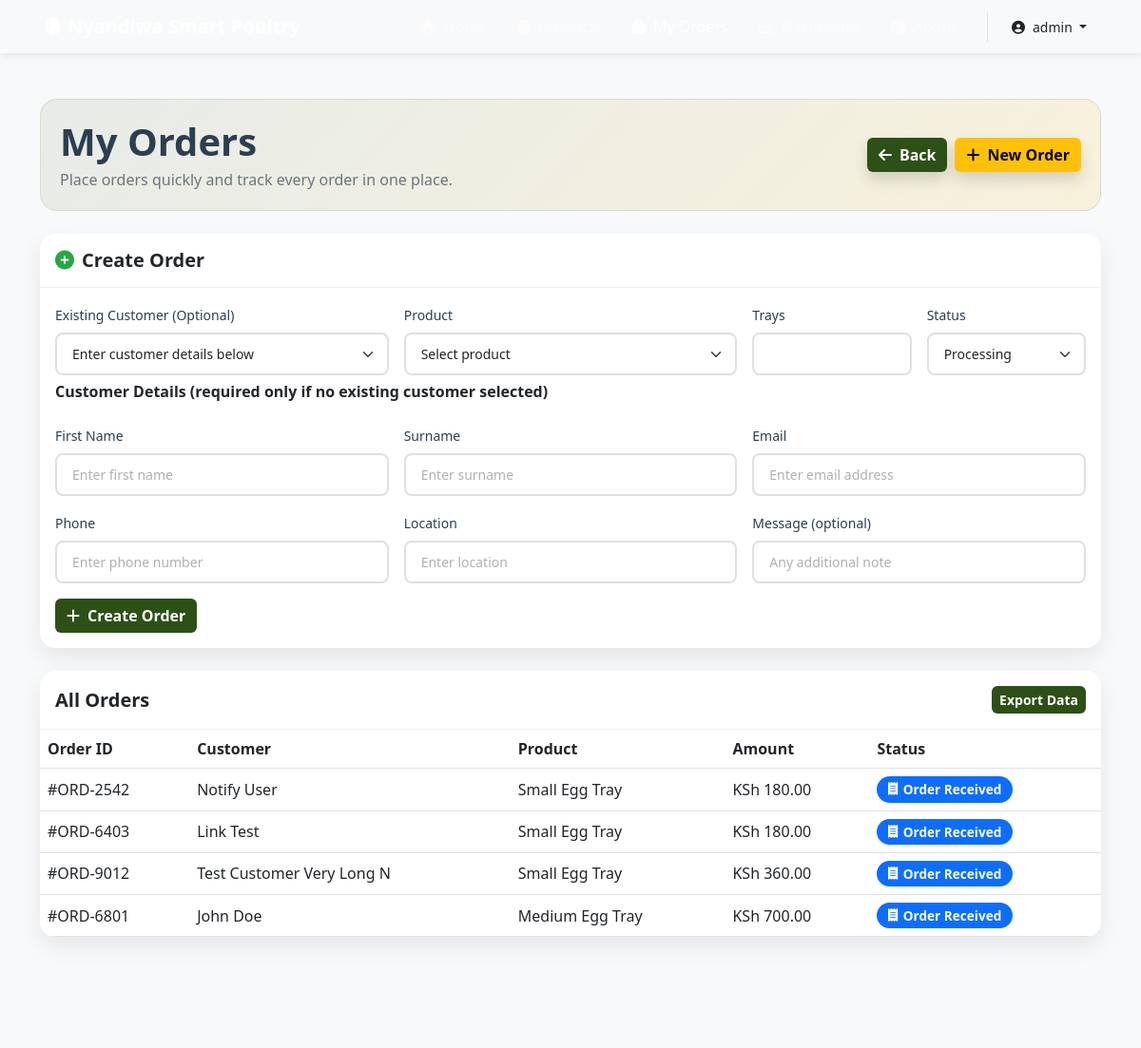
/orders/ (signed in, upper part), run on an earlier commit of the app's database.
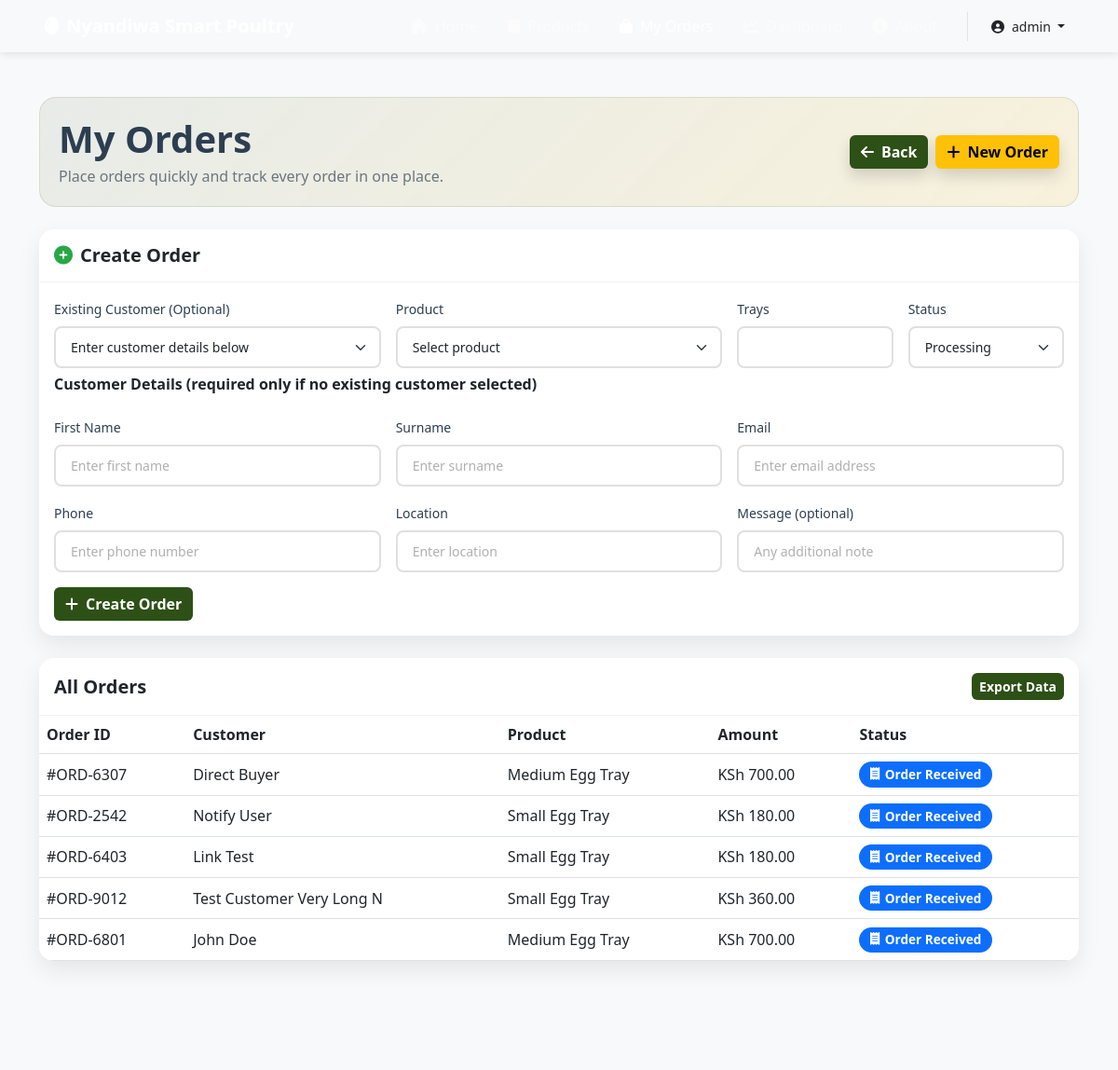
And on a later commit of the database.
### chickapp/models.py (models this page shows, shortened)
class order(models.Model):
    STATUS_PROCESSING = "processing"
    STATUS_IN_TRANSIT = "in_transit"
    STATUS_DELIVERED = "delivered"
    STATUS_CANCELLED = "cancelled"
    STATUS_CHOICES = [
        (STATUS_PROCESSING, "Processing"),
        (STATUS_IN_TRANSIT, "In Transit"),
        (STATUS_DELIVERED, "Delivered"),
        (STATUS_CANCELLED, "Cancelled"),
    ]
    PAYMENT_MPESA = "mpesa"
    PAYMENT_AIRTEL = "airtel_money"
    PAYMENT_CASH = "cash"
    PAYMENT_METHOD_CHOICES = [
        (PAYMENT_MPESA, "M-Pesa"),
        (PAYMENT_AIRTEL, "Airtel Money"),
        (PAYMENT_CASH, "Cash on Delivery"),
    ]
    PAYMENT_STATUS_PENDING = "pending"
    PAYMENT_STATUS_COMPLETED = "completed"
    PAYMENT_STATUS_FAILED = "failed"
    PAYMENT_STATUS_CHOICES = [
        (PAYMENT_STATUS_PENDING, "Pending"),
        (PAYMENT_STATUS_COMPLETED, "Completed"),
        (PAYMENT_STATUS_FAILED, "Failed"),
    ]
    order_code = models.CharField(max_length=12, editable=False, default='TEMP')
    customer = models.ForeignKey(customer, on_delete=models.CASCADE)
    product = models.ForeignKey(product, on_delete=models.PROTECT, null=True, blank=True)
    number_of_trays = models.PositiveIntegerField()
    amount = models.DecimalField(max_digits=10, decimal_places=2, default=0)
    status = models.CharField(max_length=20, choices=STATUS_CHOICES, default=STATUS_PROCESSING)
    payment_method = models.CharField(max_length=20, choices=PAYMENT_METHOD_CHOICES, blank=True, default="")
    payment_status = models.CharField(max_length=20, choices=PAYMENT_STATUS_CHOICES, default=PAYMENT_STATUS_PENDING)
    payment_phone = models.CharField(max_length=15, blank=True, default="")
    payment_reference = models.CharField(max_length=50, blank=True, default="")
    mpesa_checkout_request_id = models.CharField(max_length=100, blank=True, default="")
    mpesa_merchant_request_id = models.CharField(max_length=100, blank=True, default="")
    mpesa_receipt_number = models.CharField(max_length=50, blank=True, default="")
    order_date = models.DateTimeField(auto_now_add=True)
    updated_at = models.DateTimeField(auto_now=True)
    message = models.TextField(blank=True, default="")

class customer(models.Model):
    name = models.CharField(max_length=100)
    surname = models.CharField(max_length=100)
    email = models.EmailField(max_length=100)
    password = models.CharField(max_length=255)
    phone = models.CharField(max_length=20)
    location = models.CharField(max_length=100)
    message = models.TextField(blank=True, default="")

class product(models.Model):
    name = models.CharField(max_length=50)
    size = models.CharField(max_length=30, blank=True, default="")
    price = models.DecimalField(max_digits=10, decimal_places=2)
    description = models.TextField(blank=True, default="")
    is_active = models.BooleanField(default=True)
    created_at = models.DateTimeField(auto_now_add=True)

### chickapp/views.py (the view, shortened to what this page needs)
# urls.py: path('orders/', views.orders, name='orders'),
def orders(request):
    if not request.user.is_authenticated:
        return redirect('login')
    db_error = None
    all_orders = []
    all_customers = []
    all_products = []
    status_choices = []
    try:
        all_orders = list(order.objects.select_related('customer', 'product').order_by('-order_date'))
        all_customers = list(customer.objects.order_by('name', 'surname'))
        all_products = list(product.objects.filter(is_active=True).order_by('name'))
        status_choices = order.STATUS_CHOICES
    except OperationalError:
        db_error = 'Order system is unavailable. Run migrations to create required tables.'
    return render(request, 'order.html', {
        'orders': all_orders,
        'customers': all_customers,
        'products': all_products,
        'status_choices': status_choices,
        'db_error': db_error,
    })

### chickapp/templates/order.html (shortened to what the changed rows need)
<!DOCTYPE html>
<html lang="en">
<head>
    {% load static %}
    <link href="https://cdn.jsdelivr.net/npm/bootstrap@5.3.0/dist/css/bootstrap.min.css" rel="stylesheet">
    <link href="https://cdnjs.cloudflare.com/ajax/libs/font-awesome/6.4.0/css/all.min.css" rel="stylesheet">
    <link href="{% static 'css/custom.css' %}" rel="stylesheet">
</head>
<body class="page-transition">
    <main class="py-5">
        <div class="container">
            <div class="orders-hero d-flex flex-wrap justify-content-between align-items-center mb-4">
                <div>
                    <h1 class="display-6 fw-bold mb-1">My Orders</h1>
                </div>
            </div>
            <div class="card orders-card mb-4">
                <div class="table-responsive">
                    <table class="table align-middle mb-0">
                        <thead class="bg-light">
                            <tr>
                                <th>Order ID</th>
                                <th>Customer</th>
                                <th>Product</th>
                                <th>Amount</th>
                                <th>Status</th>
                            </tr>
                        </thead>
                        <tbody>
                            {% if orders %}
                                {% for order in orders %}
                                    <tr id="{{ order.order_code }}">
                                        <td>#{{ order.order_code }}</td>
                                        <td>{{ order.customer.name }} {{ order.customer.surname }}</td>
                                        <td>{{ order.product.name }}</td>
                                        <td>KSh {{ order.amount }}</td>
                                        <td>
                                            {% if order.status == 'delivered' %}
                                                <span class="badge bg-success status-pill"><i class="fas fa-check-circle"></i>Delivered</span>
                                            {% elif order.status == 'processing' %}
                                                <span class="badge bg-primary status-pill"><i class="fas fa-receipt"></i>Order Received</span>
                                            {% elif order.status == 'in_transit' %}
                                                <span class="badge bg-info status-pill"><i class="fas fa-truck"></i>In Transit</span>
                                            {% else %}
                                                <span class="badge bg-danger status-pill"><i class="fas fa-times-circle"></i>Cancelled</span>
                                            {% endif %}
                                        </td>
                                    </tr>
                                {% endfor %}
                            {% else %}
                                <tr>
                                    <td colspan="5" class="text-center text-secondary py-4">No orders yet.</td>
                                </tr>
                            {% endif %}
                        </tbody>
                    </table>
                </div>
            </div>
        </div>
    </main>
</body>
</html>

What changed in the data, as far as the page shows it:
added order: order_code "ORD-6307", customer.name "Direct", customer.surname "Buyer", product.name "Medium Egg Tray", amount "700.00", status "processing" (drawn)
